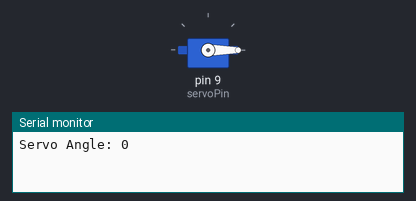
Recording of a sketch running on a simulated Arduino Uno, built with avr-gcc and run on an emulated ATmega328P. Parts: servo, the last lines printed to the serial monitor.

Above: at 0.05 s.
At 4.75 s:
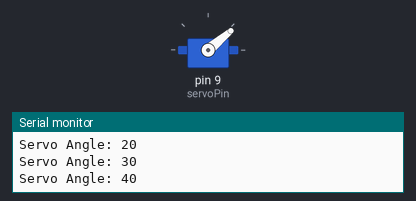
At 9.45 s:
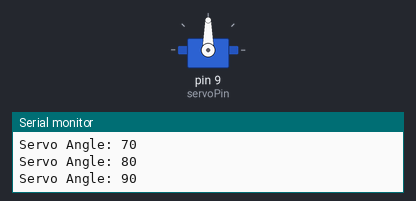
At 18.95 s:
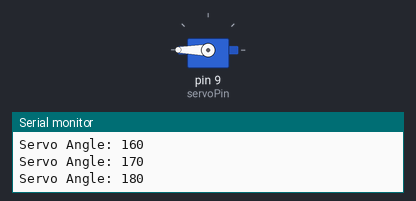
Timing chart, 0 to 24.7 s (numbered marks = the images above):
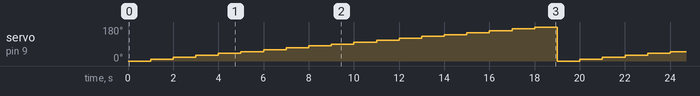

The sketch:

arduino_servo.ino
```cpp
#include <Servo.h>              // Include the Servo library for Arduino

Servo myServo;                  // Create a Servo object to control the servo
int servoPin = 9;               // Define the pin where the servo is connected (e.g., pin 9)

void setup()
{
  myServo.attach(servoPin);     // Attach the servo object to the specified pin
  Serial.begin(9600);           // Initialize serial communication at 9600 baud rate
}

void loop()
{
  for (int a = 0; a <= 180; a += 10)  // Iterate from 0 to 180 degrees in steps of 10
  {
    myServo.write(a);           // Move the servo to the current angle (a)
    Serial.print("Servo Angle: ");
    Serial.println(a);          // Print the current angle to the Serial Monitor
    delay(1000);                // Wait 1 second for the servo to reach the position
  }
}
```

Measured:
- by itself, servo on pin 9 (servoPin): ramps from 0° to 180° and jumps back, once every 19.0 s
